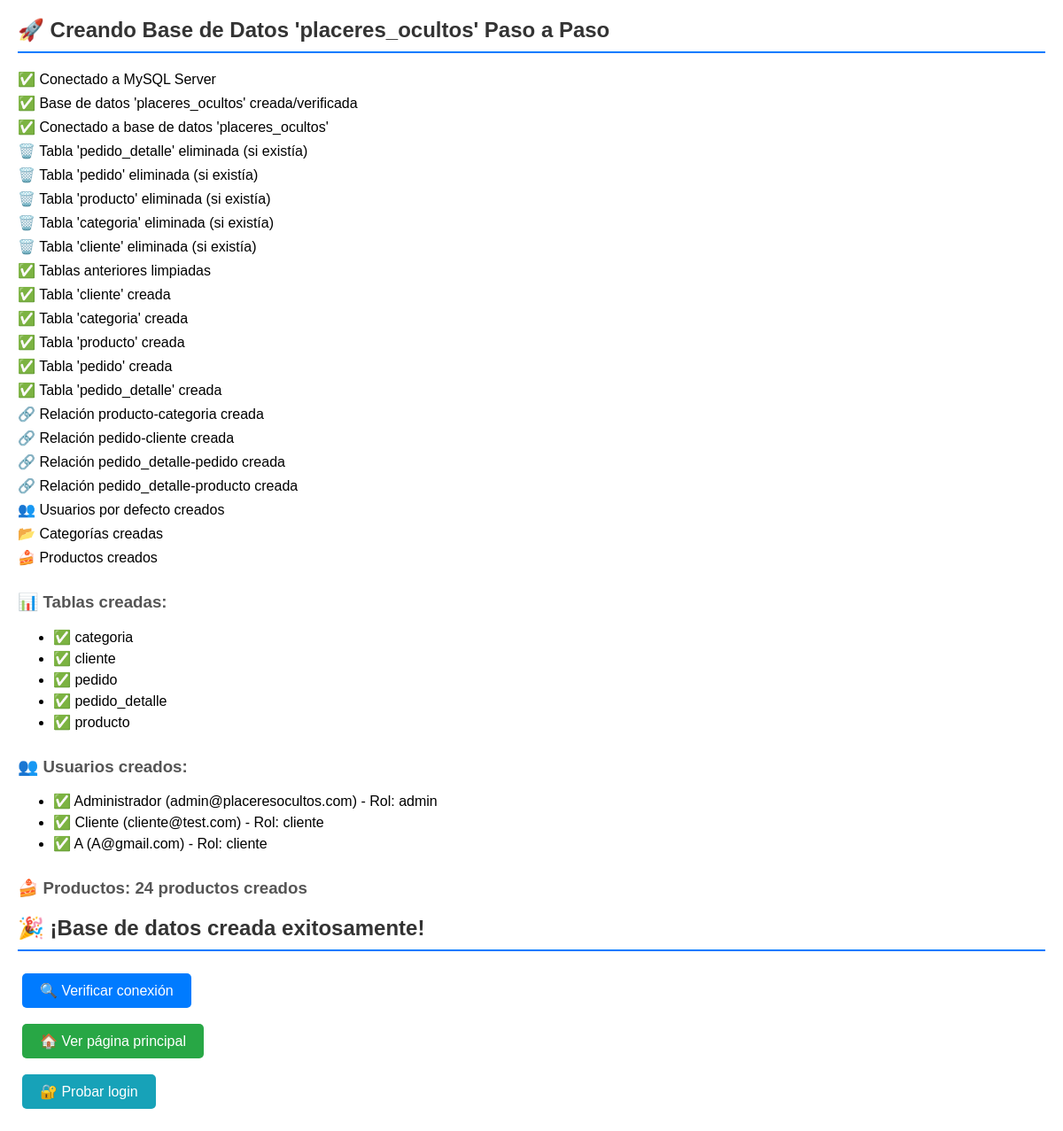
The app's page /proyecto/utils/crear_bd_paso_a_paso.php, older data.
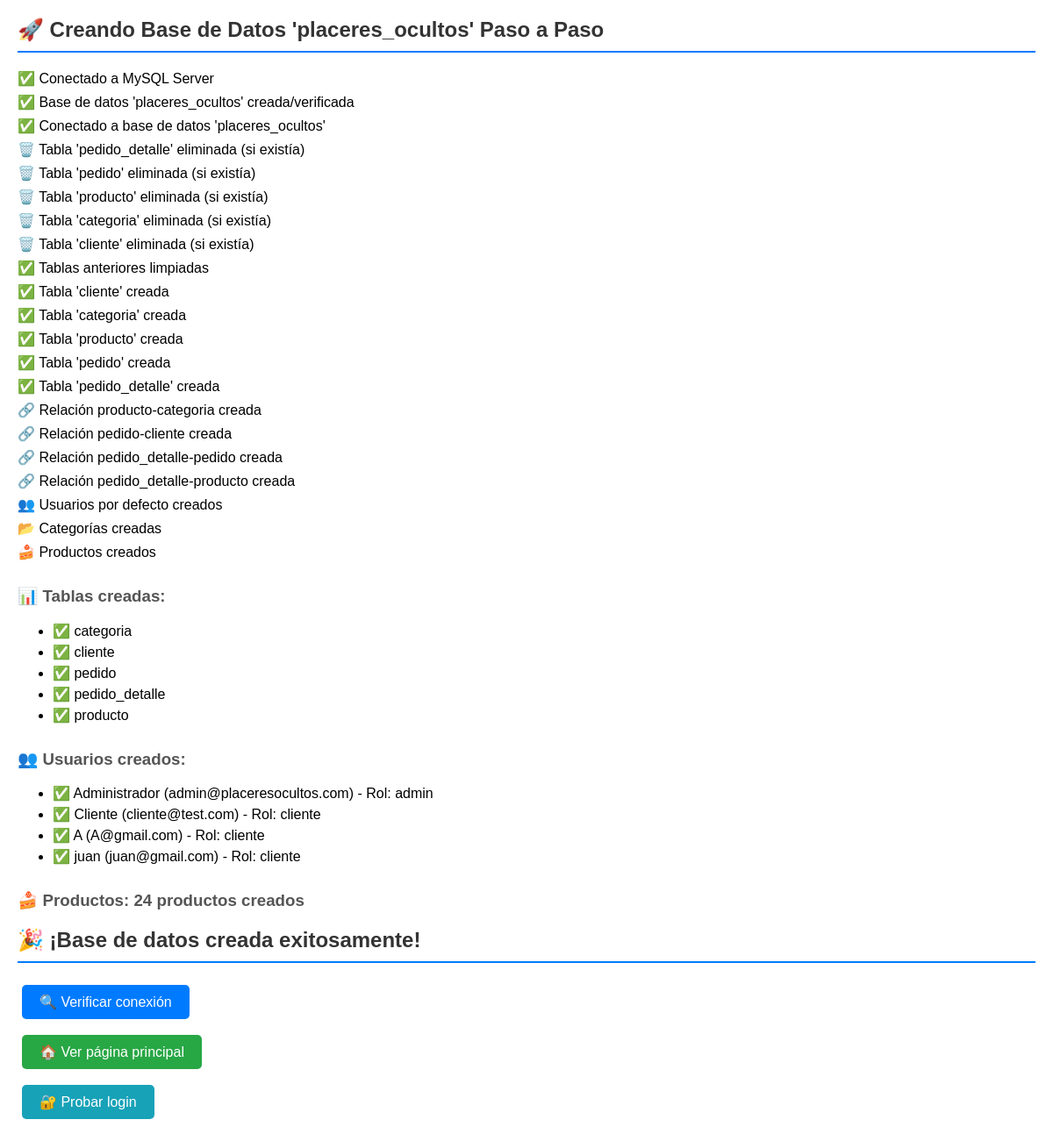
The same page, newer data.
### tables this page shows
CREATE TABLE `cliente` (
  `id` int NOT NULL,
  `nombre` varchar(100) NOT NULL,
  `apellido` varchar(100) NOT NULL,
  `nombre_usuario` varchar(50) DEFAULT NULL,
  `email` varchar(150) NOT NULL,
  `telefono` varchar(20) DEFAULT NULL,
  `direccion` text,
  `tipo_documento` enum('cc','ti','dni','pasaporte','otro') DEFAULT 'cc',
  `numero_documento` varchar(50) DEFAULT NULL,
  `password` varchar(255) NOT NULL,
  `rol` enum('admin','cliente') DEFAULT 'cliente',
  `activo` tinyint(1) DEFAULT '1',
  `fecha_registro` timestamp NULL DEFAULT CURRENT_TIMESTAMP,
  `ultimo_acceso` timestamp NULL DEFAULT NULL
);

### proyecto/utils/crear_bd_paso_a_paso.php (the view, shortened to what this page needs)
<?php
$host = 'localhost';
$user = 'root';
$pass = '';
$dbname = 'placeres_ocultos';
try {
    echo "<h2>🚀 Creando Base de Datos 'placeres_ocultos' Paso a Paso</h2>";
    echo "<p>✅ Conectado a MySQL Server</p>";
    echo "<p>✅ Base de datos '$dbname' creada/verificada</p>";
    $pdo = new PDO("mysql:host=$host;dbname=$dbname", $user, $pass, [
        PDO::ATTR_ERRMODE => PDO::ERRMODE_EXCEPTION,
        PDO::MYSQL_ATTR_USE_BUFFERED_QUERY => true
    ]);
    echo "<p>✅ Conectado a base de datos '$dbname'</p>";
    $pdo->exec("SET FOREIGN_KEY_CHECKS = 0");
    $tablasAEliminar = ['pedido_detalle', 'pedido', 'producto', 'categoria', 'cliente'];
    foreach ($tablasAEliminar as $tabla) {
        try {
            $pdo->exec("DROP TABLE IF EXISTS $tabla");
            echo "<p>🗑️ Tabla '$tabla' eliminada (si existía)</p>";
        } catch (Exception $e) {
            echo "<p>⚠️ No se pudo eliminar tabla '$tabla': " . $e->getMessage() . "</p>";
        }
    }
    $pdo->exec("SET FOREIGN_KEY_CHECKS = 1");
    echo "<p>✅ Tablas anteriores limpiadas</p>";
    $sqlCliente = "
        CREATE TABLE cliente (
            id INT(11) AUTO_INCREMENT PRIMARY KEY,
            nombre VARCHAR(100) NOT NULL,
            apellido VARCHAR(100) NOT NULL,
            nombre_usuario VARCHAR(50) UNIQUE,
            email VARCHAR(150) UNIQUE NOT NULL,
            telefono VARCHAR(20),
            direccion TEXT,
            tipo_documento ENUM('cc', 'ti', 'dni', 'pasaporte', 'otro') DEFAULT 'cc',
            numero_documento VARCHAR(50),
            password VARCHAR(255) NOT NULL,
            rol ENUM('admin', 'cliente') DEFAULT 'cliente',
            activo TINYINT(1) DEFAULT 1,
            fecha_registro TIMESTAMP DEFAULT CURRENT_TIMESTAMP,
            ultimo_acceso TIMESTAMP NULL,
            INDEX idx_email (email),
            INDEX idx_usuario (nombre_usuario),
            INDEX idx_rol (rol)
        ) ENGINE=InnoDB DEFAULT CHARSET=utf8mb4 COLLATE=utf8mb4_unicode_ci
    ";
    $pdo->exec($sqlCliente);
    echo "<p>✅ Tabla 'cliente' creada</p>";
    $sqlCategoria = "
        CREATE TABLE categoria (
            id INT(11) AUTO_INCREMENT PRIMARY KEY,
            nombre VARCHAR(100) NOT NULL UNIQUE,
            descripcion TEXT,
            imagen VARCHAR(255),
            activa TINYINT(1) DEFAULT 1,
            fecha_creacion TIMESTAMP DEFAULT CURRENT_TIMESTAMP,
            orden_mostrar INT(11) DEFAULT 0,
            INDEX idx_nombre (nombre)
        ) ENGINE=InnoDB DEFAULT CHARSET=utf8mb4 COLLATE=utf8mb4_unicode_ci
    ";
    $pdo->exec($sqlCategoria);
    echo "<p>✅ Tabla 'categoria' creada</p>";
    $sqlProducto = "
        CREATE TABLE producto (
            id INT(11) AUTO_INCREMENT PRIMARY KEY,
            nombre VARCHAR(200) NOT NULL,
            descripcion TEXT,
            precio DECIMAL(10,2) NOT NULL,
            categoria_id INT(11),
            imagen VARCHAR(255),
            stock INT(11) DEFAULT 0,
            activo TINYINT(1) DEFAULT 1,
            destacado TINYINT(1) DEFAULT 0,
            fecha_creacion TIMESTAMP DEFAULT CURRENT_TIMESTAMP,
            fecha_actualizacion TIMESTAMP DEFAULT CURRENT_TIMESTAMP ON UPDATE CURRENT_TIMESTAMP,
            INDEX idx_nombre (nombre),
            INDEX idx_precio (precio),
            INDEX idx_categoria (categoria_id),
            INDEX idx_activo (activo),
            INDEX idx_destacado (destacado)
        ) ENGINE=InnoDB DEFAULT CHARSET=utf8mb4 COLLATE=utf8mb4_unicode_ci
    ";
    $pdo->exec($sqlProducto);
    echo "<p>✅ Tabla 'producto' creada</p>";
    $sqlPedido = "
        CREATE TABLE pedido (
            id INT(11) AUTO_INCREMENT PRIMARY KEY,
            cliente_id INT(11) NOT NULL,
            total DECIMAL(10,2) NOT NULL,
            estado ENUM('pendiente', 'confirmado', 'en_preparacion', 'listo', 'entregado', 'cancelado') DEFAULT 'pendiente',
            fecha_pedido TIMESTAMP DEFAULT CURRENT_TIMESTAMP,
            fecha_entrega TIMESTAMP NULL,
            direccion_entrega TEXT,
            telefono_entrega VARCHAR(20),
            notas TEXT,
            INDEX idx_cliente (cliente_id),
            INDEX idx_estado (estado),
            INDEX idx_fecha (fecha_pedido)
        ) ENGINE=InnoDB DEFAULT CHARSET=utf8mb4 COLLATE=utf8mb4_unicode_ci
    ";
    $pdo->exec($sqlPedido);
    echo "<p>✅ Tabla 'pedido' creada</p>";
    $sqlPedidoDetalle = "
        CREATE TABLE pedido_detalle (
            id INT(11) AUTO_INCREMENT PRIMARY KEY,
            pedido_id INT(11) NOT NULL,
            producto_id INT(11) NOT NULL,
            cantidad INT(11) NOT NULL DEFAULT 1,
            precio_unitario DECIMAL(10,2) NOT NULL,
            subtotal DECIMAL(10,2) NOT NULL,
            INDEX idx_pedido (pedido_id),
            INDEX idx_producto (producto_id)
        ) ENGINE=InnoDB DEFAULT CHARSET=utf8mb4 COLLATE=utf8mb4_unicode_ci
    ";
    $pdo->exec($sqlPedidoDetalle);
    echo "<p>✅ Tabla 'pedido_detalle' creada</p>";
    $pdo->exec("ALTER TABLE producto ADD CONSTRAINT fk_producto_categoria FOREIGN KEY (categoria_id) REFERENCES categoria(id) ON DELETE SET NULL");
    echo "<p>🔗 Relación producto-categoria creada</p>";
    $pdo->exec("ALTER TABLE pedido ADD CONSTRAINT fk_pedido_cliente FOREIGN KEY (cliente_id) REFERENCES cliente(id) ON DELETE CASCADE");
    echo "<p>🔗 Relación pedido-cliente creada</p>";
    $pdo->exec("ALTER TABLE pedido_detalle ADD CONSTRAINT fk_detalle_pedido FOREIGN KEY (pedido_id) REFERENCES pedido(id) ON DELETE CASCADE");
    echo "<p>🔗 Relación pedido_detalle-pedido creada</p>";
    $pdo->exec("ALTER TABLE pedido_detalle ADD CONSTRAINT fk_detalle_producto FOREIGN KEY (producto_id) REFERENCES producto(id) ON DELETE CASCADE");
    echo "<p>🔗 Relación pedido_detalle-producto creada</p>";
    echo "<p>👥 Usuarios por defecto creados</p>";
    $sqlInsertCategorias = "
        INSERT INTO categoria (nombre, descripcion, orden_mostrar) VALUES
        ('Postres Clásicos', 'Deliciosos postres tradicionales', 1),
        ('Tortas Especiales', 'Tortas únicas y creativas', 2),
        ('Bebidas', 'Bebidas refrescantes y calientes', 3),
        ('Frutas Frescas', 'Frutas de temporada y preparaciones', 4),
        ('Dulces Artesanales', 'Dulces hechos en casa', 5)
    ";
    $pdo->exec($sqlInsertCategorias);
    echo "<p>📂 Categorías creadas</p>";
    $sqlInsertProductos = "
        INSERT INTO producto (nombre, descripcion, precio, categoria_id, imagen, stock, destacado) VALUES
        ('Cheesecake de Fresa', 'Delicioso cheesecake con fresas frescas', 25000.00, 1, 'Cheesecake de Fresa Delicioso.jpg', 10, 1),
        ('Torta de Chocolate', 'Rica torta de chocolate con cobertura', 30000.00, 2, 'funny birthday cake.jpg', 8, 1),
        ('Cappuccino Especial', 'Cappuccino cremoso con arte latte', 8000.00, 3, 'Cappuccino .jpg', 50, 0),
        ('Fresas con Crema', 'Fresas frescas con crema batida', 12000.00, 4, 'fresas con crema.jpg', 20, 1),
        ('Churros Caseros', 'Churros recién hechos con azúcar', 6000.00, 5, 'churros.jpg', 30, 0),
        ('Mini Tarta de Frutas', 'Pequeña tarta con frutas mixtas', 15000.00, 1, 'mini tarta de frutas.jpg', 15, 0),
        ('Postre de Oreo', 'Cremoso postre con galletas Oreo', 18000.00, 1, 'postre de oreo.jfif', 12, 1),
        ('Galletas con Chips', 'Galletas caseras con chips de chocolate', 5000.00, 5, 'galletas con chips de chocolate.jpg', 40, 0),
        ('Rollos de Canela', 'Suaves rollos de canela recién horneados', 8000.00, 5, 'rollos de canela.jpg', 25, 0),
        ('Postre de Limón', 'Refrescante postre de limón', 14000.00, 1, 'postre de limon.jpg', 18, 0)
    ";
    $pdo->exec($sqlInsertProductos);
    echo "<p>🍰 Productos creados</p>";
    $result = $pdo->query("SHOW TABLES");
    $tables = $result->fetchAll(PDO::FETCH_COLUMN);
    echo "<h3>📊 Tablas creadas:</h3><ul>";
    foreach ($tables as $table) {
        echo "<li>✅ $table</li>";
    }
    echo "</ul>";
    $result = $pdo->query("SELECT id, nombre, email, rol FROM cliente");
    $usuarios = $result->fetchAll();
    echo "<h3>👥 Usuarios creados:</h3><ul>";
    foreach ($usuarios as $usuario) {
        echo "<li>✅ {$usuario['nombre']} ({$usuario['email']}) - Rol: {$usuario['rol']}</li>";
    }
    echo "</ul>";
    $result = $pdo->query("SELECT COUNT(*) as total FROM producto");
    $totalProductos = $result->fetch()['total'];
    echo "<h3>🍰 Productos: $totalProductos productos creados</h3>";
    echo "<h2>🎉 ¡Base de datos creada exitosamente!</h2>";
    echo "<p><a href='test_db_connection.php' class='btn btn-primary'>🔍 Verificar conexión</a></p>";
    echo "<p><a href='index.html' class='btn btn-success'>🏠 Ver página principal</a></p>";
    echo "<p><a href='iniciar_sesion.html' class='btn btn-info'>🔐 Probar login</a></p>";
} catch (PDOException $e) {
    echo "<h3>❌ Error de Base de Datos:</h3>";
    echo "<p style='color: red;'>" . htmlspecialchars($e->getMessage()) . "</p>";
    echo "<p><strong>Código de error:</strong> " . $e->getCode() . "</p>";
} catch (Exception $e) {
    echo "<h3>❌ Error General:</h3>";
    echo "<p style='color: red;'>" . htmlspecialchars($e->getMessage()) . "</p>";
}
?>

### proyecto/utils/crear_bd_paso_a_paso.php (style rules this page uses)
h2 { color: #333; border-bottom: 2px solid #007bff; padding-bottom: 10px; }
h3 { color: #555; margin-top: 30px; }
p { margin: 8px 0; }
.btn { display: inline-block; padding: 10px 20px; margin: 5px; text-decoration: none; border-radius: 5px; color: white; }
.btn-primary { background-color: #007bff; }
.btn-success { background-color: #28a745; }
.btn-info { background-color: #17a2b8; }
ul { margin: 10px 0; }
li { margin: 5px 0; }

Row changes from the older to the newer data that the page shows:
added cliente: nombre "juan", email "juan@gmail.com", rol "cliente"
